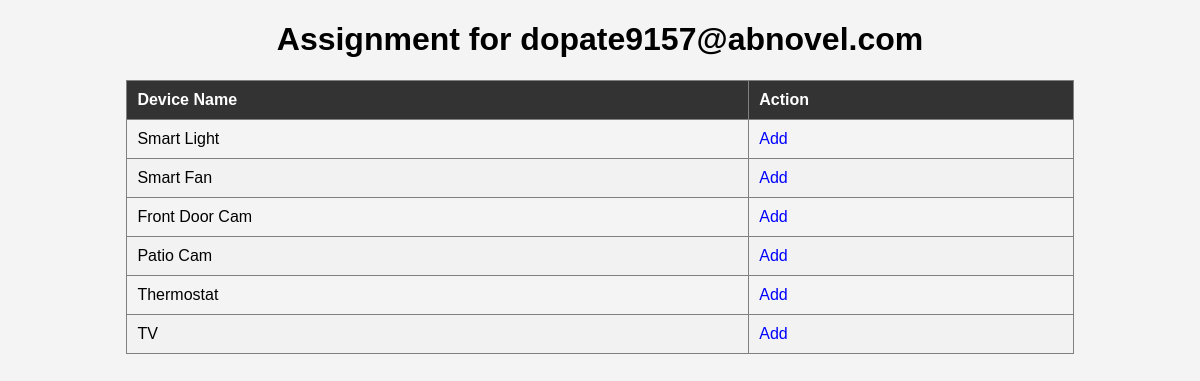
Page /assignment/3 on the earlier database version.
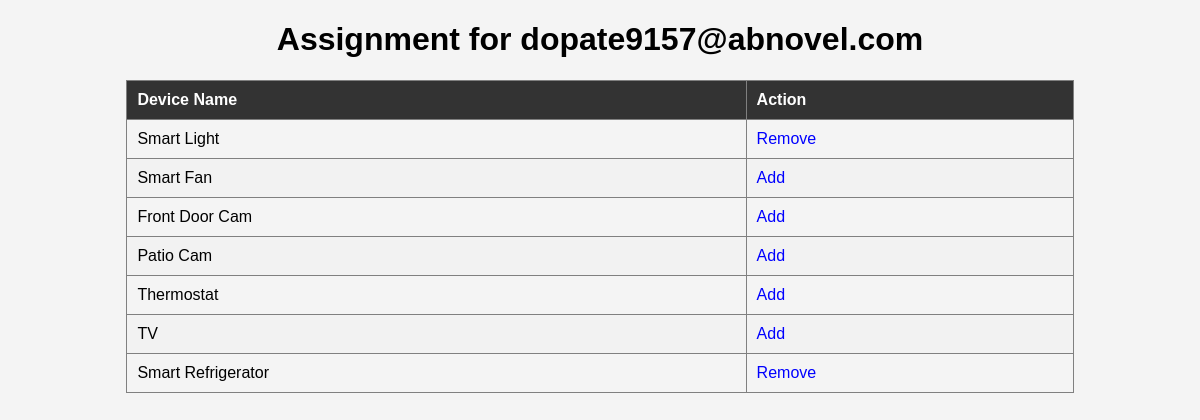
Same page on the later database version.
### tables this page shows
CREATE TABLE users (
                        id INTEGER PRIMARY KEY AUTOINCREMENT,
                        username TEXT UNIQUE NOT NULL,
                        password TEXT NOT NULL,
                        devices TEXT NULL,
                        role TEXT NOT NULL DEFAULT 'GUEST'
                        );

CREATE TABLE devices (
                        id INTEGER PRIMARY KEY AUTOINCREMENT,
                        name TEXT NOT NULL,
                        description TEXT NOT NULL);

### app.py (the view)
@app.route('/assignment/<int:userid>',methods=['GET'])
def assignment(userid):
    user_name = database.get_user_name(userid)
    devices = database.get_devices_for_user(userid)
    print('------------------')
    return render_template('assignment.html', user_name=[user_name,userid], devices=devices[0],user_devices =  list(map(int,devices[1].split(','))) if len(devices[1]) != 0 else [])

### database.py (called while the page is built)
def get_connection():
    return sqlite3.connect('iot_devices.db')

def get_all_devices():
    conn = get_connection()
    cursor = conn.cursor()
    cursor.execute('SELECT * FROM devices')
    devices = cursor.fetchall()
    conn.close()
    return devices

def get_user_name(userid):
    conn = get_connection()
    cursor = conn.cursor()
    cursor.execute('SELECT username FROM users WHERE id = ?', (userid,))
    user_name = cursor.fetchone()[0]  # Assuming there's only one user with the given ID
    conn.close()
    return user_name

def get_devices_for_user(userid,user_name=''):
    conn = get_connection()
    cursor = conn.cursor()
    if user_name == '':
        cursor.execute('SELECT devices FROM users WHERE id = ?', (userid,))
    else:
        cursor.execute('SELECT devices FROM users WHERE username = ?', (user_name[1],))
    user_devices = cursor.fetchall()
    print(user_devices,'from db get_devices_for_user')
    if len(user_devices) != 0:
        print('user_devices = ',user_devices,user_devices[0])
        user_devices = user_devices[0][0]
    conn.close()
    return [get_all_devices(),user_devices]

### templates/assignment.html (shortened to what this page needs)
<!DOCTYPE html>
<html lang="en">
<head>
    <link rel="stylesheet" type="text/css" href="../static/assignment.css">
</head>
<body>
    <div class="container">
        <h1>Assignment for {{ user_name[0] }}</h1>
        <table border="1">
            <thead>
                <tr>
                    <th>Device Name</th>
                    <th>Action</th>
                </tr>
            </thead>
            <tbody>
                {% for device in devices %}
                    <tr>
                        <td>{{ device[1] }}</td>
                        <td>
                            {% if device[0] not in user_devices %}
                                <a href="/add_device/{{user_name[1]}}/{{ device[0] }}">Add</a>
                            {% else %}
                                <a href="/remove_device/{{user_name[1]}}/{{ device[0] }}">Remove</a>
                            {% endif %}
                        </td>
                    </tr>
                {% endfor %}
            </tbody>
        </table>
    </div>
</body>
</html>

### static/assignment.css (style rules this page uses)
body { font-family: Arial, sans-serif; background-color: #f4f4f4; }
.container { width: 80%; margin: 0 auto; }
h1 { text-align: center; }
table { width: 100%; border-collapse: collapse; margin-top: 20px; }
th, td { padding: 10px; text-align: left; }
thead { background-color: #333; color: #fff; }
tbody tr:nth-child(even) { background-color: #f2f2f2; }
a { text-decoration: none; color: blue; }

Differences in the rows shown:
computed for devices "Smart Light": text "Add" → "Remove"
added devices: name "Smart Refrigerator"
